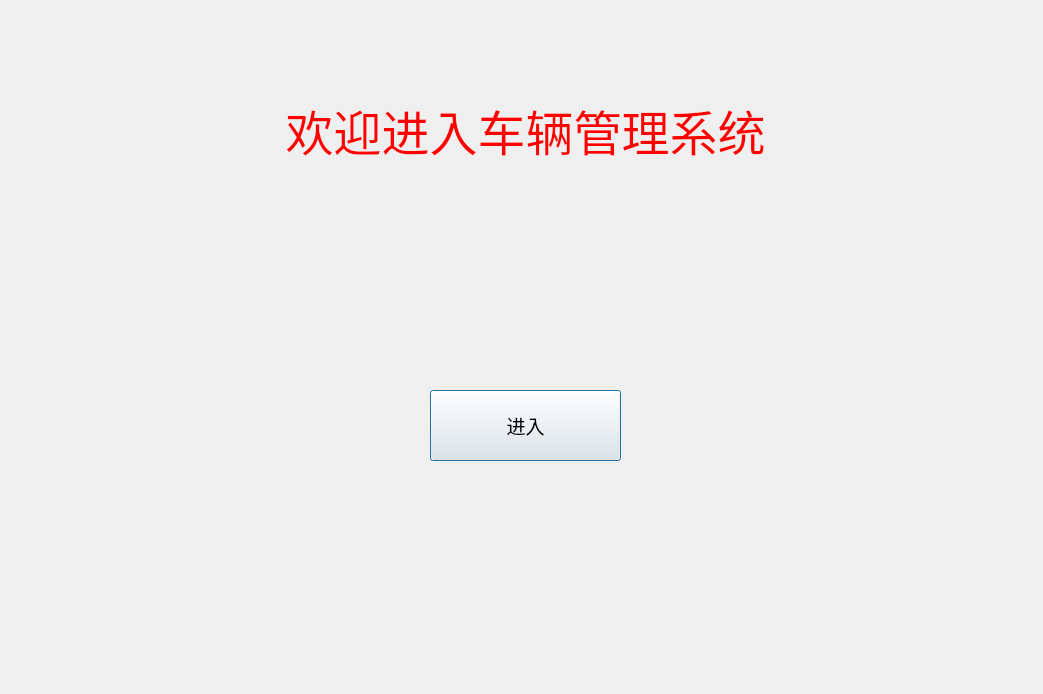
<?xml version="1.0" encoding="UTF-8"?>
<ui version="4.0">
 <class>Dialog</class>
 <widget class="QDialog" name="Dialog">
  <property name="geometry">
   <rect>
    <x>0</x>
    <y>0</y>
    <width>1043</width>
    <height>694</height>
   </rect>
  </property>
  <property name="windowTitle">
   <string>Dialog</string>
  </property>
  <widget class="QLabel" name="title">
   <property name="geometry">
    <rect>
     <x>20</x>
     <y>60</y>
     <width>1011</width>
     <height>141</height>
    </rect>
   </property>
   <property name="text">
    <string>&lt;html&gt;&lt;head/&gt;&lt;body&gt;&lt;p align=&quot;center&quot;&gt;&lt;span style=&quot; font-size:36pt; color:#ff0000;&quot;&gt;欢迎进入车辆管理系统&lt;/span&gt;&lt;/p&gt;&lt;/body&gt;&lt;/html&gt;</string>
   </property>
  </widget>
  <widget class="QPushButton" name="go">
   <property name="geometry">
    <rect>
     <x>430</x>
     <y>390</y>
     <width>191</width>
     <height>71</height>
    </rect>
   </property>
   <property name="font">
    <font>
     <family>Arial</family>
     <pointsize>14</pointsize>
    </font>
   </property>
   <property name="text">
    <string>进入</string>
   </property>
  </widget>
 </widget>
 <resources/>
 <connections>
  <connection>
   <sender>go</sender>
   <signal>clicked()</signal>
   <receiver>Dialog</receiver>
   <slot>goin()</slot>
   <hints>
    <hint type="sourcelabel">
     <x>310</x>
     <y>290</y>
    </hint>
    <hint type="destinationlabel">
     <x>286</x>
     <y>250</y>
    </hint>
   </hints>
  </connection>
 </connections>
 <slots>
  <slot>goin()</slot>
 </slots>
</ui>
